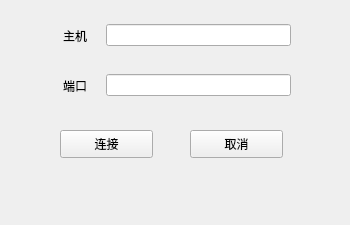
<?xml version="1.0" encoding="UTF-8"?>
<ui version="4.0">
 <class>socket_Client</class>
 <widget class="QWidget" name="socket_Client">
  <property name="geometry">
   <rect>
    <x>0</x>
    <y>0</y>
    <width>350</width>
    <height>225</height>
   </rect>
  </property>
  <property name="windowTitle">
   <string>Form</string>
  </property>
  <widget class="QPushButton" name="pushButton_connect">
   <property name="geometry">
    <rect>
     <x>60</x>
     <y>130</y>
     <width>93</width>
     <height>28</height>
    </rect>
   </property>
   <property name="text">
    <string>连接</string>
   </property>
  </widget>
  <widget class="QPushButton" name="pushButton_cancel">
   <property name="geometry">
    <rect>
     <x>190</x>
     <y>130</y>
     <width>93</width>
     <height>28</height>
    </rect>
   </property>
   <property name="text">
    <string>取消</string>
   </property>
  </widget>
  <widget class="QWidget" name="horizontalLayoutWidget">
   <property name="geometry">
    <rect>
     <x>50</x>
     <y>20</y>
     <width>241</width>
     <height>31</height>
    </rect>
   </property>
   <layout class="QHBoxLayout" name="horizontalLayout">
    <item>
     <widget class="QLabel" name="label_addr">
      <property name="sizePolicy">
       <sizepolicy hsizetype="Preferred" vsizetype="Preferred">
        <horstretch>0</horstretch>
        <verstretch>0</verstretch>
       </sizepolicy>
      </property>
      <property name="minimumSize">
       <size>
        <width>50</width>
        <height>0</height>
       </size>
      </property>
      <property name="text">
       <string>主机</string>
      </property>
      <property name="alignment">
       <set>Qt::AlignmentFlag::AlignCenter</set>
      </property>
     </widget>
    </item>
    <item>
     <widget class="QLineEdit" name="lineEdit_addr"/>
    </item>
   </layout>
  </widget>
  <widget class="QWidget" name="horizontalLayoutWidget_2">
   <property name="geometry">
    <rect>
     <x>50</x>
     <y>70</y>
     <width>241</width>
     <height>31</height>
    </rect>
   </property>
   <layout class="QHBoxLayout" name="horizontalLayout_2">
    <item>
     <widget class="QLabel" name="label_port">
      <property name="minimumSize">
       <size>
        <width>50</width>
        <height>0</height>
       </size>
      </property>
      <property name="text">
       <string>端口</string>
      </property>
      <property name="alignment">
       <set>Qt::AlignmentFlag::AlignCenter</set>
      </property>
     </widget>
    </item>
    <item>
     <widget class="QLineEdit" name="lineEdit_port"/>
    </item>
   </layout>
  </widget>
 </widget>
 <resources/>
 <connections/>
</ui>
